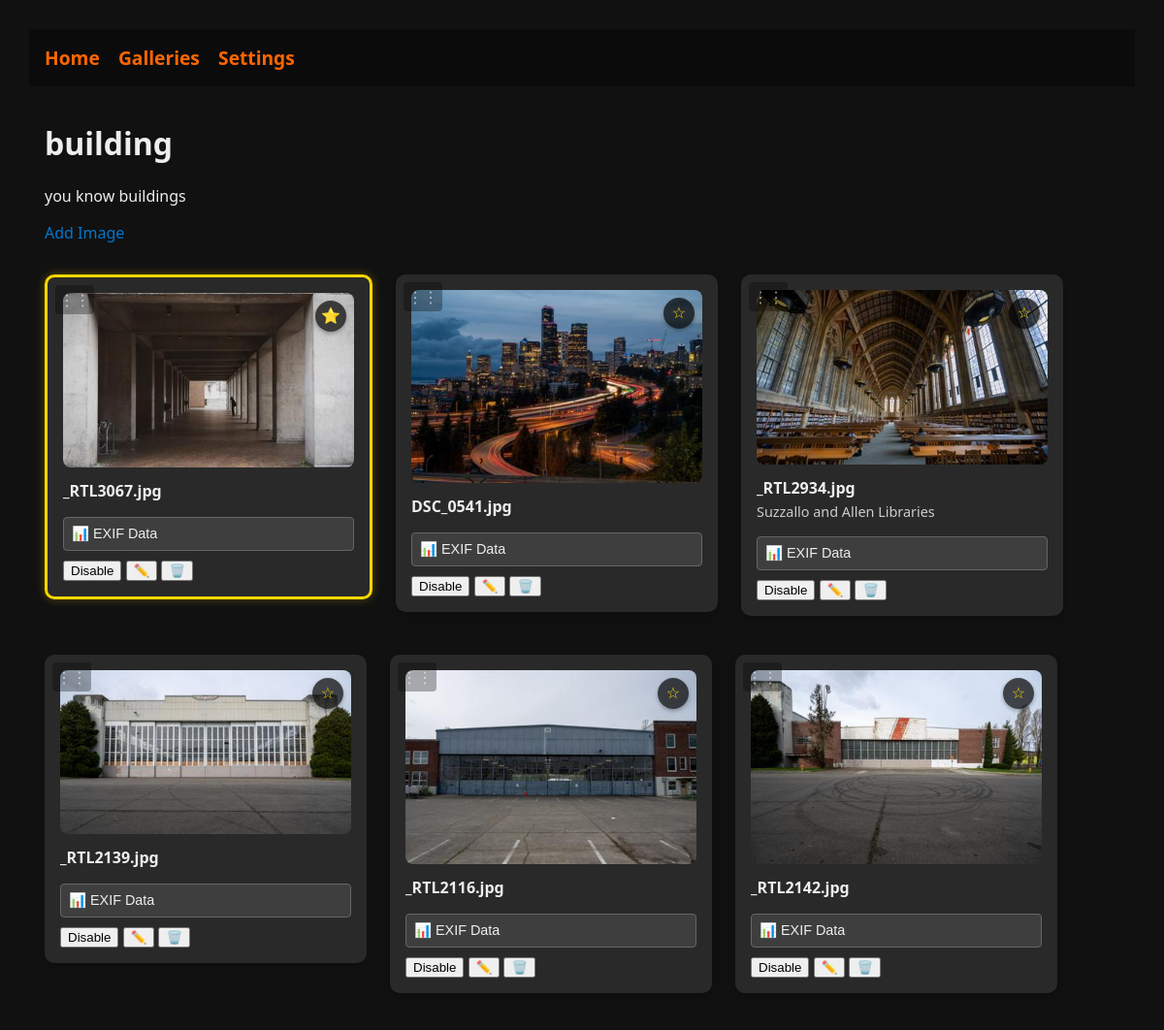
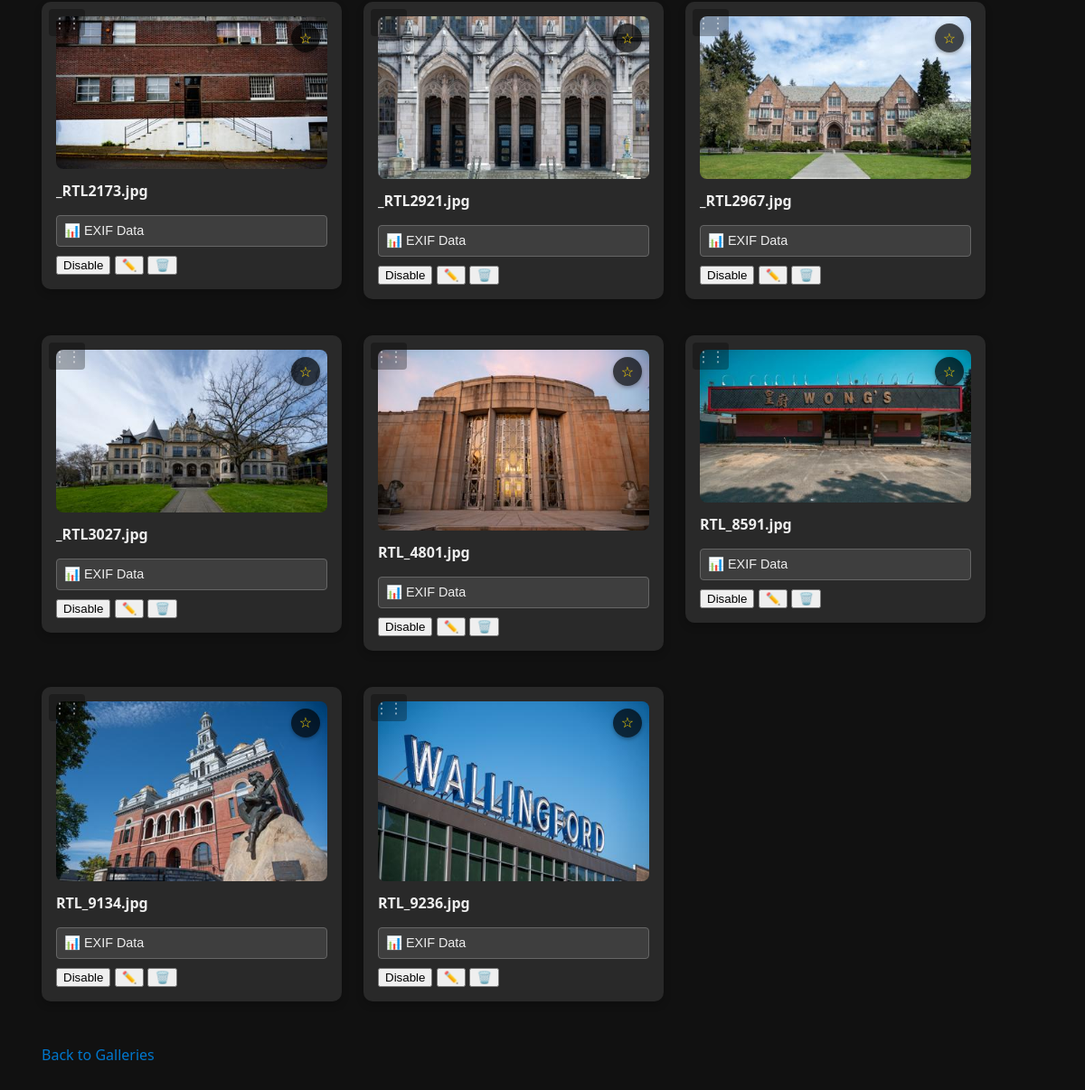
Screenshot of /gallery/2 with the database file from the repository (2 pictures, top to bottom).
### tables this page shows
CREATE TABLE galleries (
        id INTEGER PRIMARY KEY AUTOINCREMENT,
        title TEXT,
        description TEXT,
        featured_image_id INTEGER
    );

CREATE TABLE images (
        id INTEGER PRIMARY KEY AUTOINCREMENT,
        gallery_id INTEGER,
        filename TEXT,
        title TEXT,
        description TEXT,
        camera_type TEXT,
        lens TEXT,
        settings TEXT,
        exif TEXT,
        enabled INTEGER DEFAULT 1, sort_order INTEGER DEFAULT 0,
        FOREIGN KEY(gallery_id) REFERENCES galleries(id)
    );

### app/main.py (the view)
@app.get('/gallery/{gallery_id}', response_class=HTMLResponse)
def view_gallery(request: Request, gallery_id: int):
    conn = get_db()
    gallery = conn.execute('SELECT * FROM galleries WHERE id=?', (gallery_id,)).fetchone()
    images = conn.execute('SELECT * FROM images WHERE gallery_id=? ORDER BY sort_order ASC, id ASC', (gallery_id,)).fetchall()
    conn.close()
    return templates.TemplateResponse('gallery.html', {'request': request, 'gallery': gallery, 'images': images})

### templates/gallery.html (shortened to what this page needs)
{% extends "base.html" %}
{% block content %}
    <h1>{{ gallery.title or 'Untitled Gallery' }}</h1>
    <p>{{ gallery.description }}</p>
    <a href="/gallery/{{ gallery.id }}/add-image">Add Image</a>
    <div class="gallery-flex">
    {% for image in images %}
        {% include "partials/_image_card.html" %}
    {% endfor %}
    </div>
    <a href="/">Back to Galleries</a>
{% endblock %}

### templates/partials/_image_card.html (shortened to what this page needs)
<div class="card {{ '' if image.enabled else 'is-disabled' }} {{ 'is-featured' if gallery.featured_image_id == image.id else '' }}"
     id="img-{{ image.id }}"
     draggable="true"
     data-id="{{ image.id }}"
     data-gallery-id="{{ gallery.id }}">
  <div class="drag-handle">⋮⋮</div>
  <div class="image-container">
    <img src="/static/thumbs/{{ image.filename }}" alt="" style="width:100%;border-radius:8px">
    <div class="featured-star">
      <button class="star-toggle" data-id="{{ image.id }}" data-gallery-id="{{ gallery.id }}" title="{{ 'Remove as featured' if gallery.featured_image_id == image.id else 'Set as featured' }}">
        {{ '⭐' if gallery.featured_image_id == image.id else '☆' }}
      </button>
    </div>
  </div>
  <div class="image-info">
    <div class="title-display" id="title-display-{{ image.id }}">{{ image.title or image.original_name }}</div>
    {% if image.description %}
      <div class="description" id="desc-display-{{ image.id }}">{{ image.description }}</div>
    {% endif %}
    {% if image.exif %}
      <div class="exif-section">
        <button class="exif-toggle" data-id="{{ image.id }}">📊 EXIF Data</button>
      </div>
    {% endif %}
  </div>
  <div class="row" style="margin-top:.5rem">
    <button
      class="toggle-enabled"
      data-id="{{ image.id }}"
      aria-pressed="{{ 'true' if image.enabled else 'false' }}">
      {{ 'Disable' if image.enabled else 'Enable' }}
    </button>
    <button class="edit-image" data-id="{{ image.id }}">✏️</button>
    <button class="delete-image" data-id="{{ image.id }}">🗑️</button>
  </div>
</div>

### static/css/_base.css (style rules this page uses)
:root { color-scheme: light dark; --primary-color: #ff6600; --primary-hover: #ff8833; --primary-light: rgba(255, 102, 0, 0.1); --background-dark: #111; --text-light: #eee; --card-bg: rgba(255, 255, 255, 0.1); --border-color: #666; }
body { margin: 0; padding: 30px; font-family: system-ui, Segoe UI, Roboto, Helvetica, Arial, sans-serif; background: var(--background-dark); color: var(--text-light); }
a { color: #0077cc; text-decoration: none; }

### static/css/_gallery.css (style rules this page uses)
.gallery-flex { display: flex; flex-wrap: wrap; gap: 1.5rem; justify-content: flex-start; align-items: flex-start; margin: 2rem 0; }

### static/css/_image-card.css (style rules this page uses)
.card { background-color: var(--card-bg); padding: 1em; border-radius: 10px; box-shadow: 0 4px 8px rgba(0, 0, 0, 0.2); margin-bottom: 1em; max-width: 300px; position: relative; cursor: grab; transition: all 0.2s ease; }
.drag-handle { position: absolute; top: 8px; left: 8px; z-index: 5; color: rgba(255, 255, 255, 0.6); font-size: 16px; cursor: grab; padding: 4px; border-radius: 4px; background: rgba(0, 0, 0, 0.3); transition: all 0.2s ease; }
.card.is-featured { border: 3px solid #ffd700; box-shadow: 0 0 10px rgba(255, 215, 0, 0.3); }
.card .image-container { position: relative; }
.featured-star { position: absolute; top: 8px; right: 8px; z-index: 10; }
.star-toggle { background: rgba(0, 0, 0, 0.7); border: none; border-radius: 50%; width: 32px; height: 32px; cursor: pointer; font-size: 16px; display: flex; align-items: center; justify-content: center; box-shadow: 0 2px 4px rgba(0,0,0,0.3); transition: all 0.2s ease; color: #ffd700; }
.image-info { margin-top: 0.5rem; }
.title-display { font-weight: bold; margin-bottom: 0.25rem; }
.description { font-size: 0.9rem; color: #ccc; margin-bottom: 0.25rem; }
.exif-section { margin-top: 1rem; }
.exif-toggle { background: rgba(240, 240, 240, 0.1); border: 1px solid var(--border-color); border-radius: 4px; padding: 0.5rem; cursor: pointer; font-size: 0.9rem; width: 100%; text-align: left; color: var(--text-light); }

### templates/base.html (style rules this page uses)
:root { color-scheme:light dark }
body { margin:0;font-family:system-ui,Segoe UI,Roboto,Helvetica,Arial,sans-serif;background:#111;color:#eee }

### rows the page displays
galleries: title "building", description "you know buildings"
images: filename (picture), featured_image_id "⭐", title "_RTL3067.jpg", enabled "Disable"
images: filename (picture), featured_image_id "☆", title "DSC_0541.jpg", enabled "Disable"
images: filename (picture), featured_image_id "☆", title "_RTL2934.jpg", description "Suzzallo and Allen Libraries", enabled "Disable"
images: filename (picture), featured_image_id "☆", title "_RTL2139.jpg", enabled "Disable"
images: filename (picture), featured_image_id "☆", title "_RTL2116.jpg", enabled "Disable"
images: filename (picture), featured_image_id "☆", title "_RTL2142.jpg", enabled "Disable"
images: filename (picture), featured_image_id "☆", title "_RTL2173.jpg", enabled "Disable"
images: filename (picture), featured_image_id "☆", title "_RTL2921.jpg", enabled "Disable"
images: filename (picture), featured_image_id "☆", title "_RTL2967.jpg", enabled "Disable"
images: filename (picture), featured_image_id "☆", title "_RTL3027.jpg", enabled "Disable"
images: filename (picture), featured_image_id "☆", title "RTL_4801.jpg", enabled "Disable"
images: filename (picture), featured_image_id "☆", title "RTL_8591.jpg", enabled "Disable"
images: filename (picture), featured_image_id "☆", title "RTL_9134.jpg", enabled "Disable"
images: filename (picture), featured_image_id "☆", title "RTL_9236.jpg", enabled "Disable"
